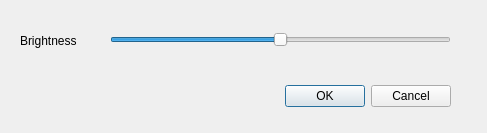
<?xml version="1.0" encoding="UTF-8"?>
<ui version="4.0">
 <class>BrightnessDialog</class>
 <widget class="QDialog" name="BrightnessDialog">
  <property name="geometry">
   <rect>
    <x>0</x>
    <y>0</y>
    <width>487</width>
    <height>133</height>
   </rect>
  </property>
  <property name="windowTitle">
   <string>Dialog</string>
  </property>
  <widget class="QDialogButtonBox" name="buttonBox">
   <property name="geometry">
    <rect>
     <x>110</x>
     <y>80</y>
     <width>341</width>
     <height>32</height>
    </rect>
   </property>
   <property name="orientation">
    <enum>Qt::Horizontal</enum>
   </property>
   <property name="standardButtons">
    <set>QDialogButtonBox::Cancel|QDialogButtonBox::Ok</set>
   </property>
  </widget>
  <widget class="QLabel" name="labelBrightness">
   <property name="geometry">
    <rect>
     <x>20</x>
     <y>30</y>
     <width>61</width>
     <height>21</height>
    </rect>
   </property>
   <property name="text">
    <string>Brightness</string>
   </property>
  </widget>
  <widget class="QSlider" name="horizontalSliderBrightness">
   <property name="geometry">
    <rect>
     <x>110</x>
     <y>30</y>
     <width>341</width>
     <height>19</height>
    </rect>
   </property>
   <property name="minimum">
    <number>-255</number>
   </property>
   <property name="maximum">
    <number>255</number>
   </property>
   <property name="orientation">
    <enum>Qt::Horizontal</enum>
   </property>
  </widget>
 </widget>
 <resources/>
 <connections>
  <connection>
   <sender>buttonBox</sender>
   <signal>accepted()</signal>
   <receiver>BrightnessDialog</receiver>
   <slot>accept()</slot>
   <hints>
    <hint type="sourcelabel">
     <x>248</x>
     <y>254</y>
    </hint>
    <hint type="destinationlabel">
     <x>157</x>
     <y>274</y>
    </hint>
   </hints>
  </connection>
  <connection>
   <sender>buttonBox</sender>
   <signal>rejected()</signal>
   <receiver>BrightnessDialog</receiver>
   <slot>reject()</slot>
   <hints>
    <hint type="sourcelabel">
     <x>316</x>
     <y>260</y>
    </hint>
    <hint type="destinationlabel">
     <x>286</x>
     <y>274</y>
    </hint>
   </hints>
  </connection>
 </connections>
</ui>
